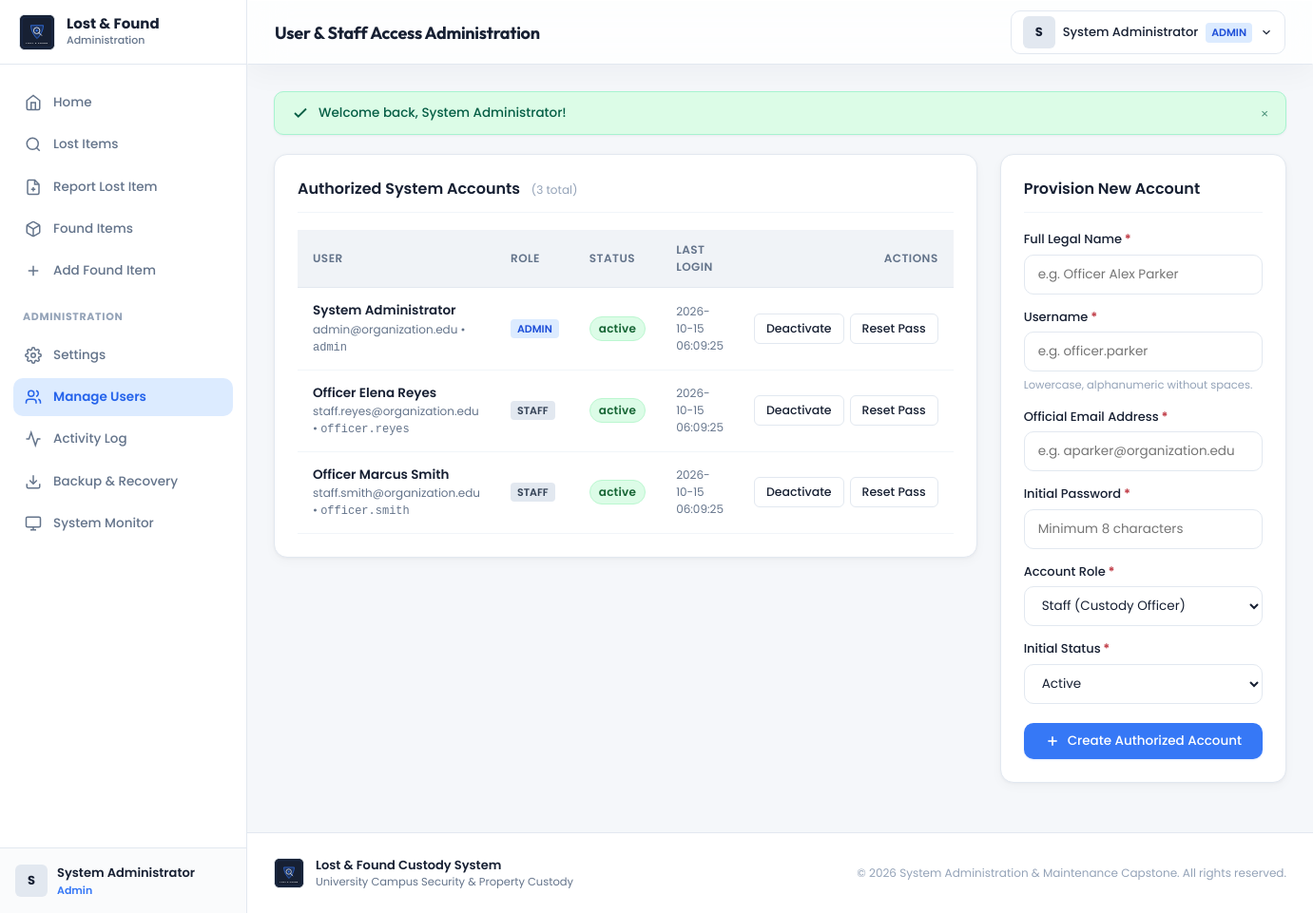
/admin/manage_users.php (signed in), run on the app's committed database.
### tables this page shows
CREATE TABLE `users` (
  `id` int(11) NOT NULL AUTO_INCREMENT,
  `username` varchar(50) NOT NULL,
  `email` varchar(100) NOT NULL,
  `full_name` varchar(100) NOT NULL,
  `role` enum('admin','staff') NOT NULL DEFAULT 'staff',
  `password_hash` varchar(255) NOT NULL,
  `status` enum('active','inactive') NOT NULL DEFAULT 'active',
  `last_login` datetime DEFAULT NULL,
  `created_at` timestamp NOT NULL DEFAULT CURRENT_TIMESTAMP,
  `updated_at` timestamp NOT NULL DEFAULT CURRENT_TIMESTAMP ON UPDATE CURRENT_TIMESTAMP,
  PRIMARY KEY (`id`),
  UNIQUE KEY `uk_username` (`username`),
  UNIQUE KEY `uk_email` (`email`),
  KEY `idx_role` (`role`),
  KEY `idx_status` (`status`)
);

CREATE TABLE `system_settings` (
  `id` int(11) NOT NULL AUTO_INCREMENT,
  `setting_key` varchar(50) NOT NULL,
  `setting_value` text NOT NULL,
  `setting_group` varchar(50) NOT NULL DEFAULT 'general',
  `description` varchar(255) DEFAULT NULL,
  `updated_at` timestamp NOT NULL DEFAULT CURRENT_TIMESTAMP ON UPDATE CURRENT_TIMESTAMP,
  PRIMARY KEY (`id`),
  UNIQUE KEY `uk_setting_key` (`setting_key`)
);

### admin/manage_users.php (the view, shortened to what the rows shown need)
<?php
require_once APP_ROOT . '/includes/auth.php';
require_once APP_ROOT . '/includes/functions.php';
$db = get_db_connection();
$currentUser = current_user();
$users = $db->query("SELECT * FROM users ORDER BY role ASC, full_name ASC")->fetchAll();
$pageHeading = 'User & Staff Access Administration';
require_once APP_ROOT . '/includes/header.php';
require_once APP_ROOT . '/includes/sidebar.php';
?>
<div class="app-main">
    <?php require_once APP_ROOT . '/includes/navbar.php'; ?>
    <div class="content-wrapper">
        <div class="dashboard-split-grid">
            <div>
                <div class="card">
                    <div class="table-responsive">
                        <table class="table-custom">
                            <thead>
                                <tr>
                                    <th>User</th>
                                    <th>Role</th>
                                    <th>Status</th>
                                    <th>Last Login</th>
                                    <th style="text-align: right;">Actions</th>
                                </tr>
                            </thead>
                            <tbody>
                                <?php foreach ($users as $u): ?>
                                    <tr>
                                        <td>
                                            <div style="font-weight: 600;"><?= e($u['full_name']) ?></div>
                                            <div style="font-size: 12px; color: var(--text-secondary);"><?= e($u['email']) ?> &bull; <code><?= e($u['username']) ?></code></div>
                                        </td>
                                        <td>
                                            <span style="padding: 2px 7px; border-radius: 4px; font-size: 11px; font-weight: 600; text-transform: uppercase; background: <?= $u['role'] === 'admin' ? '#DCEBFF' : '#E2E8F0' ?>; color: <?= $u['role'] === 'admin' ? '#1D4ED8' : '#334155' ?>;">
                                                <?= e($u['role']) ?>
                                            </span>
                                        </td>
                                        <td><?= render_status_badge($u['status']) ?></td>
                                        <td style="font-size: 12px; color: var(--text-secondary);">
                                            <?= $u['last_login'] ? e($u['last_login']) : 'Never' ?>
                                        </td>
                                        <td style="text-align: right;">
                                            <div style="display:inline-flex;gap:6px;">
                                                <form method="POST" action="<?= BASE_URL ?>/admin/manage_users.php" onsubmit="return confirmAction('Change account status for <?= e($u['username']) ?>?');">
                                                    <button type="submit" class="btn btn-secondary btn-sm" <?= $u['id'] === $currentUser['id'] ? 'disabled title="Cannot deactivate self"' : '' ?>>
                                                        <?= $u['status'] === 'active' ? 'Deactivate' : 'Activate' ?>
                                                    </button>
                                                </form>
                                                <button type="button" class="btn btn-secondary btn-sm" onclick="promptPasswordReset(<?= $u['id'] ?>, '<?= e($u['username']) ?>')">
                                                    Reset Pass
                                                </button>
                                            </div>
                                        </td>
                                    </tr>
                                <?php endforeach; ?>
                            </tbody>
                        </table>
                    </div>
                </div>
            </div>
        </div>
<?php
require_once APP_ROOT . '/includes/footer.php';
?>

### includes/sidebar.php (shortened to what the rows shown need)
<?php
$user = current_user();
?>
<aside class="app-sidebar">
    <div class="sidebar-footer">
        <div class="sidebar-user-card">
            <div class="user-avatar-badge">
                <?= strtoupper(substr($user['full_name'] ?? 'U', 0, 1)) ?>
            </div>
            <div class="user-details">
                <div class="user-name"><?= e($user['full_name'] ?? 'Staff') ?></div>
                <div class="user-role-badge"><?= e($user['role'] ?? 'staff') ?></div>
            </div>
        </div>
    </div>
</aside>

### includes/navbar.php (shortened to what the rows shown need)
<?php
$user = current_user();
$pageHeading = $pageHeading ?? 'Overview';
?>
<header class="app-topbar glass-panel">
    <div class="topbar-left">
        <h1 class="topbar-page-title"><?= e($pageHeading) ?></h1>
    </div>
    <div class="topbar-right">
        <?php if ($user): ?>
            <div class="profile-menu">
                <button type="button" class="profile-trigger" id="profileTrigger" aria-expanded="false">
                    <div class="user-avatar-badge">
                        <?= strtoupper(substr($user['full_name'], 0, 1)) ?>
                    </div>
                    <span style="font-weight: 500;"><?= e($user['full_name']) ?></span>
                    <span style="font-size: 11px; padding: 2px 6px; border-radius: 4px; background: <?= is_admin() ? '#DCEBFF' : '#E2E8F0' ?>; color: <?= is_admin() ? '#1D4ED8' : '#475569' ?>; font-weight: 600; text-transform: uppercase;">
                        <?= e($user['role']) ?>
                    </span>
                    <svg width="14" height="14" viewBox="0 0 24 24" fill="none" stroke="currentColor" stroke-width="2"><path d="m6 9 6 6 6-6"/></svg>
                </button>
            </div>
        <?php endif; ?>
    </div>
</header>

### includes/functions.php (shortened to what the rows shown need)
<?php
function e($value): string {
    return htmlspecialchars((string)($value ?? ''), ENT_QUOTES, 'UTF-8');
}
function get_system_setting(string $key, string $default = ''): string {
    try {
        $db = get_db_connection();
        $stmt = $db->prepare("SELECT setting_value FROM system_settings WHERE setting_key = :k LIMIT 1");
        $stmt->execute(['k' => $key]);
        $val = $stmt->fetchColumn();
        if ($val !== false) {
            return (string)$val;
        }
    } catch (Exception $e) {
        error_log('Failed to fetch setting ' . $key . ': ' . $e->getMessage());
    }
    return $default;
}
function render_status_badge(string $status): string {
    $map = [
        'Reported'     => ['bg' => '#E0EDFD', 'text' => '#1E40AF', 'border' => '#BFDBFE'],
        'Under Review' => ['bg' => '#FEF3C7', 'text' => '#92400E', 'border' => '#FDE68A'],
        'Matched'      => ['bg' => '#EDE9FE', 'text' => '#6D28D9', 'border' => '#DDD6FE'],
        'Available'    => ['bg' => '#DCFCE7', 'text' => '#166534', 'border' => '#BBF7D0'],
        'Returned'     => ['bg' => '#D1FAE5', 'text' => '#065F46', 'border' => '#A7F3D0'],
        'Claimed'      => ['bg' => '#D1FAE5', 'text' => '#065F46', 'border' => '#A7F3D0'],
        'Closed'       => ['bg' => '#F1F5F9', 'text' => '#475569', 'border' => '#E2E8F0'],
        'Disposed'     => ['bg' => '#FEE2E2', 'text' => '#991B1B', 'border' => '#FECACA'],
        'active'       => ['bg' => '#DCFCE7', 'text' => '#166534', 'border' => '#BBF7D0'],
        'inactive'     => ['bg' => '#FEE2E2', 'text' => '#991B1B', 'border' => '#FECACA'],
    ];
    $cfg = $map[$status] ?? ['bg' => '#F1F5F9', 'text' => '#475569', 'border' => '#E2E8F0'];
    return sprintf(
        '<span style="display:inline-flex;align-items:center;padding:3px 9px;border-radius:9999px;font-size:12px;font-weight:600;background:%s;color:%s;border:1px solid %s;letter-spacing:0.02em;">%s</span>',
        $cfg['bg'],
        $cfg['text'],
        $cfg['border'],
        e($status)
    );
}

### includes/footer.php (shortened to what the rows shown need)
<?php
$orgName = get_system_setting('organization_name', 'Campus Security & Property Custody');
$sysName = get_system_setting('system_name', 'Lost & Found Management System');
?>
    </div>
    <footer style="margin-top: auto; background: #FFFFFF; border-top: 1px solid var(--border-color); padding: 24px 28px;">
        <div style="max-width: 1400px; margin: 0 auto; display: flex; flex-wrap: wrap; justify-content: space-between; align-items: center; gap: 16px;">
            <div style="display: flex; align-items: center; gap: 12px;">
                <div>
                    <div style="font-size: 13px; font-weight: 600; color: var(--text-primary);"><?= e($sysName) ?></div>
                    <div style="font-size: 11.5px; color: var(--text-secondary);"><?= e($orgName) ?></div>
                </div>
            </div>
        </div>
    </footer>
    </div>
</div>
</body>
</html>

### data on the page
users: full_name "S", full_name "System Administrator", role "Admin", role "ADMIN", email "admin@organization.edu", username "admin", status "active", last_login "2026-10-15 06:09:25", shows "Deactivate"
users: full_name "Officer Elena Reyes", email "staff.reyes@organization.edu", username "officer.reyes", role "STAFF", status "active", last_login "2026-10-15 06:09:25", shows "Deactivate"
users: full_name "Officer Marcus Smith", email "staff.smith@organization.edu", username "officer.smith", role "STAFF", status "active", last_login "2026-10-15 06:09:25", shows "Deactivate"
system_settings: setting_value "Lost & Found Custody System"
system_settings: setting_value "University Campus Security & Property Custody"

### other printed values
$pageHeading "User & Staff Access Administration"
$flash['message'] "Welcome back, System Administrator!"
count($users) "3"
